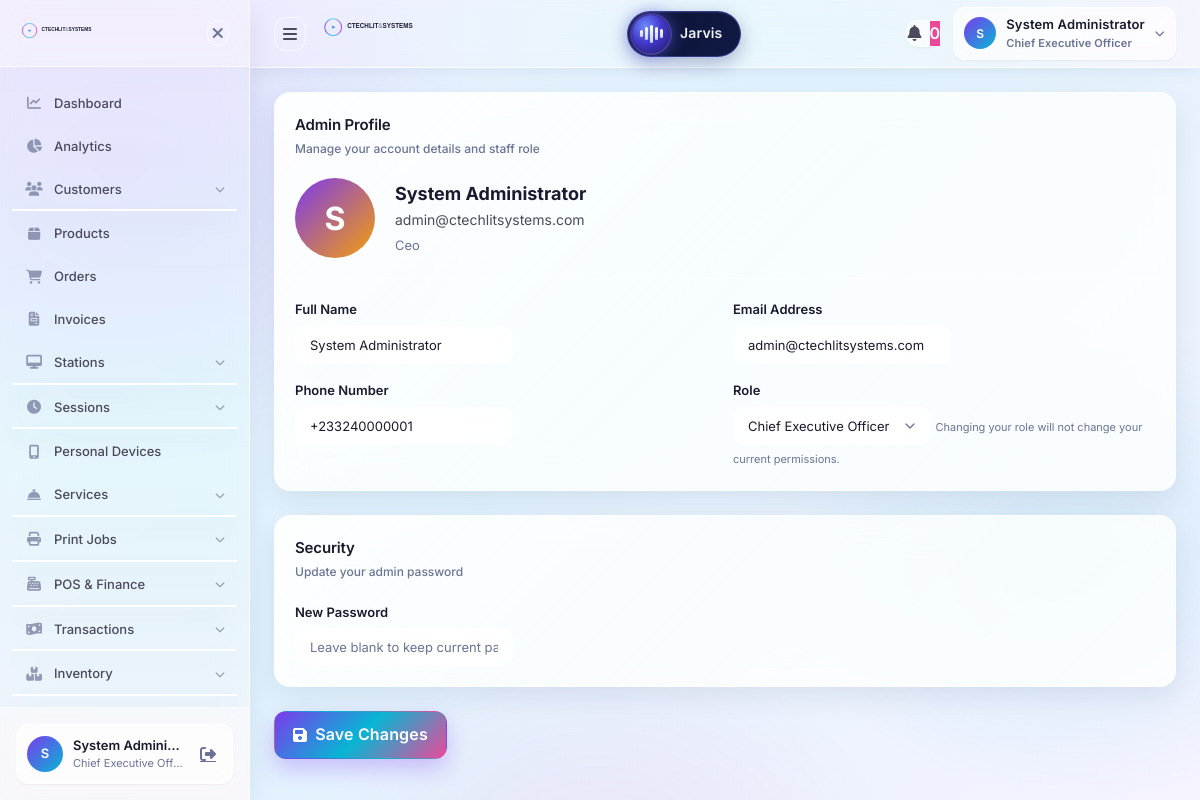
Screenshot of /portal/admin/profile.php (signed in) with the database file from the repository.
### tables this page shows
CREATE TABLE staff (
    staff_id         BIGINT UNSIGNED AUTO_INCREMENT PRIMARY KEY,
    email            VARCHAR(255) UNIQUE NOT NULL,
    phone            VARCHAR(20) UNIQUE NOT NULL,
    full_name        VARCHAR(100) NOT NULL,
    password_hash    VARCHAR(255) NOT NULL,
    role             VARCHAR(100) DEFAULT 'attendant',
    station_id       BIGINT UNSIGNED NULL,
    is_on_duty       BOOLEAN DEFAULT FALSE,
    hired_at         DATE NOT NULL,
    created_at       TIMESTAMP DEFAULT CURRENT_TIMESTAMP,
    updated_at       TIMESTAMP DEFAULT CURRENT_TIMESTAMP ON UPDATE CURRENT_TIMESTAMP,
    last_login_at    TIMESTAMP NULL,
    is_active        BOOLEAN DEFAULT TRUE,
    INDEX idx_role (role),
    INDEX idx_station (station_id),
    INDEX idx_on_duty (is_on_duty)
);

### portal/admin/profile.php (the view, shortened to what the rows shown need)
<?php
require_once __DIR__ . '/../../includes/auth.php';
$canChangeRole = hasPermission('staff.assign_permissions');
$staffRoles = getAllRoles();
?>
<!DOCTYPE html>
<html lang="en">
<head>
  <link rel="stylesheet" href="https://cdnjs.cloudflare.com/ajax/libs/font-awesome/6.4.0/css/all.min.css">
  <link rel="stylesheet" href="../../assets/css/portal.css">
</head>
<body>
  <?php include_once __DIR__ . '/../../includes/sidebar.php'; ?>
  <main class="portal-main" style="margin-left: var(--sidebar-width);">
    <?php include_once __DIR__ . '/../../includes/header.php'; ?>
    <div class="portal-content">
      <form method="POST">
        <div class="card glass-card animate-fade-in" style="margin-bottom: 24px;">
          <div style="display: flex; align-items: center; gap: 20px; margin-top: 20px; padding-bottom: 20px; border-bottom: 1px solid var(--border);">
            <div style="width: 80px; height: 80px; border-radius: 50%; background: linear-gradient(135deg, var(--violet), var(--amber)); display: flex; align-items: center; justify-content: center; color: white; font-size: 32px; font-weight: 700;">
              <?php echo strtoupper(substr($currentUser['full_name'] ?? 'A', 0, 1)); ?>
            </div>
            <div>
              <div style="font-size: 18px; font-weight: 700; color: var(--ink);"><?php echo sanitize($currentUser['full_name'] ?? 'Admin'); ?></div>
              <div style="font-size: 14px; color: var(--ink-secondary);"><?php echo sanitize($currentUser['email'] ?? ''); ?></div>
              <div style="font-size: 13px; color: var(--muted); margin-top: 4px; text-transform: capitalize;">
                <?php echo sanitize($currentUser['role'] ?? 'admin'); ?>
              </div>
            </div>
          </div>
          <div style="display: grid; grid-template-columns: repeat(2, minmax(0, 1fr)); gap: 16px; margin-top: 20px;">
            <div>
              <label style="display:block; font-size:13px; font-weight:600; color:var(--ink); margin-bottom:6px;">Full Name</label>
              <input type="text" name="full_name" value="<?php echo sanitize($currentUser['full_name'] ?? ''); ?>" class="form-input" required>
            </div>
            <div>
              <label style="display:block; font-size:13px; font-weight:600; color:var(--ink); margin-bottom:6px;">Email Address</label>
              <input type="email" name="email" value="<?php echo sanitize($currentUser['email'] ?? ''); ?>" class="form-input" required>
            </div>
            <div>
              <label style="display:block; font-size:13px; font-weight:600; color:var(--ink); margin-bottom:6px;">Phone Number</label>
              <input type="tel" name="phone" value="<?php echo sanitize($currentUser['phone'] ?? ''); ?>" class="form-input">
            </div>
            <div>
              <label style="display:block; font-size:13px; font-weight:600; color:var(--ink); margin-bottom:6px;">Role</label>
              <?php if ($canChangeRole): ?>
              <select name="role" class="form-select form-input">
                <?php foreach ($staffRoles as $roleKey => $roleDetails): ?>
                <option value="<?php echo sanitize($roleKey); ?>" <?php echo (($currentUser['role'] ?? 'admin') === $roleKey) ? 'selected' : ''; ?>>
                  <?php echo sanitize($roleDetails['label']); ?>
                </option>
                <?php endforeach; ?>
              </select>
              <small class="form-help">Changing your role will not change your current permissions.</small>
              <?php else: ?>
              <input type="text" value="<?php echo sanitize(getRoleLabel($currentUser['role'] ?? 'admin')); ?>" class="form-input" disabled>
              <?php endif; ?>
            </div>
          </div>
        </div>
      </form>
    </div>
  </main>
</body>
</html>

### includes/sidebar.php (shortened to what the rows shown need)
<?php
require_once __DIR__ . '/auth.php';
$menuItems = getSidebarMenu();
$currentUser = currentStaff() ?: currentUser();
?>
<aside class="glass-sidebar" id="sidebar">
            <?php foreach ($menuItems as $item): ?>
                <?php
                    $hasChildren = !empty($item['children']);
                ?>
                    <?php if ($hasChildren): ?>
                            <?php foreach ($item['children'] as $child): ?>
                                <?php if (hasPermission($child['permission'])): ?>
                                    <li class="nav-subitem">
                                        <a href="<?php echo $child['href']; ?>" class="nav-sublink">
                                            <?php echo sanitize($child['label']); ?>
                                        </a>
                                    </li>
                                <?php endif; ?>
                            <?php endforeach; ?>
                    <?php endif; ?>
            <?php endforeach; ?>
    <div class="sidebar-footer">
        <div class="user-card">
            <div class="user-avatar">
                <?php echo strtoupper(substr($currentUser['full_name'] ?? 'U', 0, 1)); ?>
            </div>
            <div class="user-details">
                <span class="user-name"><?php echo sanitize($currentUser['full_name'] ?? 'User'); ?></span>
                <span class="user-role"><?php echo getRoleLabel($currentUser['role'] ?? 'user'); ?></span>
            </div>
            <a href="<?php echo base_path('logout.php', false); ?>" class="logout-btn" title="Logout">
                <i class="fas fa-sign-out-alt"></i>
            </a>
        </div>
    </div>
</aside>

### includes/header.php (shortened to what the rows shown need)
<?php
require_once __DIR__ . '/auth.php';
$currentUser = currentStaff() ?: currentUser();
$userType = $_SESSION['user_type'] ?? 'guest';
$canUseJarvis = hasPermission('jarvis.use');
$canCreateSystemNotifications = $userType === 'staff' && hasPermission('settings.edit');
$assetUrl = static function (string $path): string {
    $file = __DIR__ . '/../' . $path;
    return base_path($path, false) . (is_file($file) ? '?v=' . filemtime($file) : '');
};
?>
<header class="glass-header">
    <div class="header-right">
        <div class="header-action user-menu">
            <button class="user-menu-btn" id="userMenuBtn">
                <div class="user-avatar">
                    <?php echo strtoupper(substr($currentUser['full_name'] ?? 'U', 0, 1)); ?>
                </div>
                <div class="user-info">
                    <span class="user-name"><?php echo sanitize($currentUser['full_name'] ?? 'User'); ?></span>
                    <span class="user-role"><?php echo getRoleLabel($currentUser['role'] ?? 'user'); ?></span>
                </div>
                <i class="fas fa-chevron-down"></i>
            </button>
        </div>
    </div>
</header>
<?php if ($canUseJarvis): ?>
<link rel="stylesheet" href="<?php echo sanitize($assetUrl('assets/css/jarvis-deck.css')); ?>">
<?php endif; ?>

### rows the page displays
staff: full_name "S", full_name "System Admini…", role "Chief Executive Off…", full_name "System Administrator", role "Chief Executive Officer", email "admin@ctechlitsystems.com", role "Ceo", phone "+233240000001"

### other values shown
$item['label'] "Dashboard"
$item['label'] "Analytics"
$item['label'] "Customers"
$item['label'] "Products"
$item['label'] "Orders"
$item['label'] "Invoices"
$item['label'] "Stations"
$item['label'] "Sessions"
$item['label'] "Personal Devices"
$item['label'] "Services"
$item['label'] "Print Jobs"
$item['label'] "POS & Finance"
$item['label'] "Transactions"
$item['label'] "Inventory"
